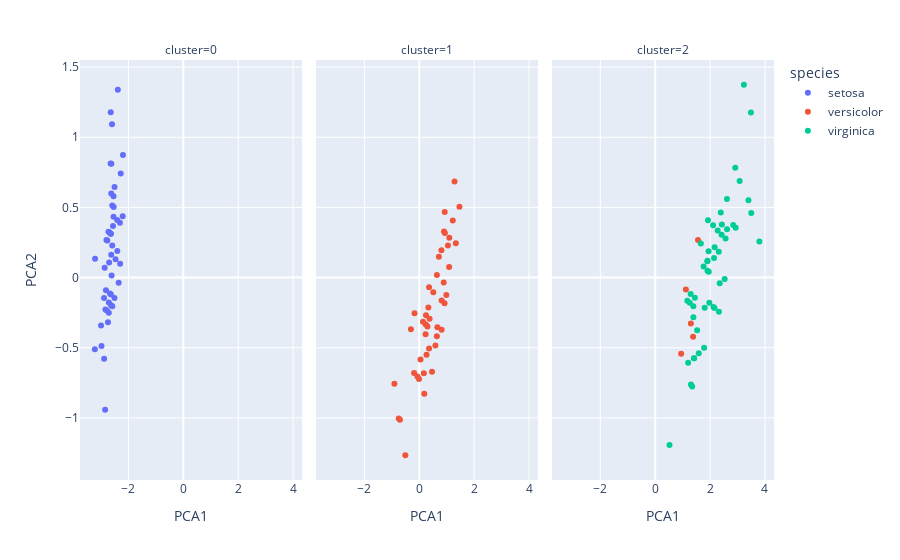

Notebook code for this chart:
### Code cell
iris['cluster'] = y_gmm
px.scatter(iris, "PCA1", "PCA2", facet_col="cluster", color="species")

### Figure 1 — Plotly figure (JSON) as saved in the notebook; plotly's stock layout.template omitted (floating-point values rounded to 4 significant figures)
{"data": [{"hovertemplate": "species=setosa<br>cluster=0<br>PCA1=%{x}<br>PCA2=%{y}<extra></extra>", "legendgroup": "setosa", "marker": {"color": "#636efa", "symbol": "circle"}, "mode": "markers", "name": "setosa", "orientation": "v", "showlegend": true, "type": "scatter", "x": [-2.684, -2.714, -2.889, -2.745, -2.729, -2.281, -2.821, -2.626, -2.886, -2.673, -2.507, -2.613, -2.786, -3.224, -2.645, -2.386, -2.624, -2.648, -2.2, -2.588, -2.31, -2.544, -3.216, -2.303, -2.356, -2.507, -2.469, -2.562, -2.64, -2.632, -2.587, -2.41, -2.649, -2.599, -2.637, -2.866, -2.625, -2.801, -2.981, -2.59, -2.77, -2.849, -2.997, -2.406, -2.209, -2.714, -2.538, -2.839, -2.543, -2.703], "xaxis": "x", "y": [0.3194, -0.177, -0.1449, -0.3183, 0.3268, 0.7413, -0.08946, 0.1634, -0.5783, -0.1138, 0.6451, 0.01473, -0.2351, -0.5114, 1.179, 1.338, 0.8107, 0.3118, 0.8728, 0.5136, 0.3913, 0.433, 0.1335, 0.09871, -0.03728, -0.146, 0.131, 0.3677, 0.312, -0.197, -0.2043, 0.4109, 0.8134, 1.093, -0.1213, 0.06936, 0.5994, 0.2686, -0.488, 0.229, 0.2635, -0.941, -0.3419, 0.1889, 0.4367, -0.2502, 0.5038, -0.2279, 0.5794, 0.1077], "yaxis": "y"}, {"hovertemplate": "species=versicolor<br>cluster=1<br>PCA1=%{x}<br>PCA2=%{y}<extra></extra>", "legendgroup": "versicolor", "marker": {"color": "#EF553B", "symbol": "circle"}, "mode": "markers", "name": "versicolor", "orientation": "v", "showlegend": true, "type": "scatter", "x": [1.285, 0.9325, 1.464, 0.1833, 1.088, 0.6417, 1.095, -0.7491, 1.044, -0.008745, -0.5078, 0.5117, 0.265, 0.9849, -0.1739, 0.9279, 0.6603, 0.2361, 0.04523, 0.3579, 0.9217, 0.7149, 0.9002, 1.332, 0.8133, -0.3056, -0.06813, -0.1896, 0.1364, 0.588, 0.8069, 1.221, 0.8151, 0.246, 0.1664, 0.4648, 0.8908, 0.2305, -0.7045, 0.357, 0.3319, 0.3762, 0.6426, -0.9065, 0.299], "xaxis": "x2", "y": [0.6852, 0.3183, 0.5043, -0.828, 0.07459, -0.4182, 0.2835, -1.005, 0.2284, -0.7231, -1.266, -0.104, -0.55, -0.1248, -0.2549, 0.4672, -0.353, -0.3336, -0.5838, -0.06893, -0.1827, 0.1491, 0.3285, 0.2444, -0.1634, -0.3683, -0.7052, -0.6803, -0.314, -0.4843, 0.1942, 0.4076, -0.372, -0.2685, -0.6819, -0.6707, -0.03446, -0.4044, -1.012, -0.5049, -0.2127, -0.2932, 0.01774, -0.7561, -0.3489], "yaxis": "y2"}, {"hovertemplate": "species=versicolor<br>cluster=2<br>PCA1=%{x}<br>PCA2=%{y}<extra></extra>", "legendgroup": "versicolor", "marker": {"color": "#EF553B", "symbol": "circle"}, "mode": "markers", "name": "versicolor", "orientation": "v", "showlegend": false, "type": "scatter", "x": [0.9447, 1.116, 1.298, 1.558, 1.38], "xaxis": "x3", "y": [-0.5431, -0.08462, -0.3278, 0.2675, -0.421], "yaxis": "y3"}, {"hovertemplate": "species=virginica<br>cluster=2<br>PCA1=%{x}<br>PCA2=%{y}<extra></extra>", "legendgroup": "virginica", "marker": {"color": "#00cc96", "symbol": "circle"}, "mode": "markers", "name": "virginica", "orientation": "v", "showlegend": true, "type": "scatter", "x": [2.531, 1.415, 2.617, 1.972, 2.35, 3.397, 0.5212, 2.933, 2.321, 2.917, 1.662, 1.803, 2.166, 1.346, 1.586, 1.904, 1.95, 3.487, 3.796, 1.301, 2.428, 1.199, 3.5, 1.389, 2.275, 2.614, 1.259, 1.291, 2.124, 2.388, 2.842, 3.231, 2.159, 1.444, 1.781, 3.076, 2.144, 1.905, 1.169, 2.108, 2.314, 1.922, 1.415, 2.563, 2.419, 1.944, 1.527, 1.764, 1.901, 1.39], "xaxis": "x3", "y": [-0.009849, -0.5749, 0.3439, -0.1797, -0.04026, 0.5508, -1.193, 0.3555, -0.2438, 0.7828, 0.2422, -0.2156, 0.2163, -0.7768, -0.5396, 0.1193, 0.04194, 1.176, 0.2573, -0.7611, 0.3782, -0.6061, 0.4607, -0.2044, 0.335, 0.5609, -0.1797, -0.1167, -0.2097, 0.4646, 0.3753, 1.374, -0.2173, -0.1434, -0.4999, 0.6881, 0.1401, 0.0493, -0.165, 0.3723, 0.1837, 0.4092, -0.5749, 0.2779, 0.3048, 0.1875, -0.3753, 0.07886, 0.1166, -0.2827], "yaxis": "y3"}], "layout": {"annotations": [{"font": {}, "showarrow": false, "text": "cluster=0", "x": 0.16, "xanchor": "center", "xref": "paper", "y": 1, "yanchor": "bottom", "yref": "paper"}, {"font": {}, "showarrow": false, "text": "cluster=1", "x": 0.5, "xanchor": "center", "xref": "paper", "y": 1, "yanchor": "bottom", "yref": "paper"}, {"font": {}, "showarrow": false, "text": "cluster=2", "x": 0.84, "xanchor": "center", "xref": "paper", "y": 1, "yanchor": "bottom", "yref": "paper"}], "legend": {"title": {"text": "species"}, "tracegroupgap": 0}, "margin": {"t": 60}, "xaxis": {"anchor": "y", "domain": [0, 0.32], "title": {"text": "PCA1"}}, "xaxis2": {"anchor": "y2", "domain": [0.34, 0.66], "matches": "x", "title": {"text": "PCA1"}}, "xaxis3": {"anchor": "y3", "domain": [0.68, 1.0], "matches": "x", "title": {"text": "PCA1"}}, "yaxis": {"anchor": "x", "domain": [0, 1], "title": {"text": "PCA2"}}, "yaxis2": {"anchor": "x2", "domain": [0, 1], "matches": "y", "showticklabels": false}, "yaxis3": {"anchor": "x3", "domain": [0, 1], "matches": "y", "showticklabels": false}}}
